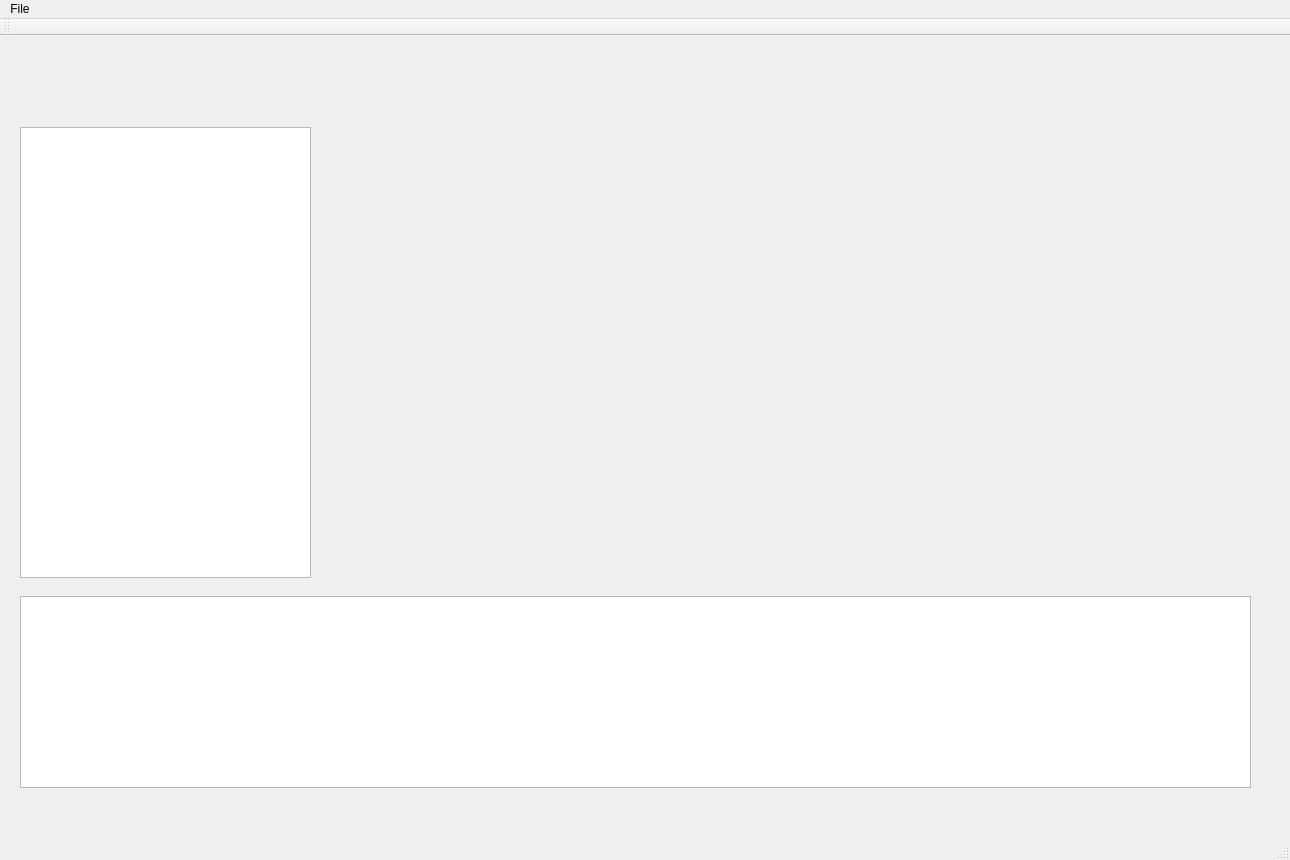
<?xml version="1.0" encoding="UTF-8"?>
<ui version="4.0">
 <class>RobotFrameModifyUI</class>
 <widget class="QMainWindow" name="RobotFrameModifyUI">
  <property name="geometry">
   <rect>
    <x>0</x>
    <y>0</y>
    <width>1290</width>
    <height>860</height>
   </rect>
  </property>
  <property name="windowTitle">
   <string>MainWindow</string>
  </property>
  <widget class="QWidget" name="centralwidget">
   <widget class="QLabel" name="VideoView">
    <property name="geometry">
     <rect>
      <x>0</x>
      <y>49</y>
      <width>1280</width>
      <height>720</height>
     </rect>
    </property>
    <property name="sizePolicy">
     <sizepolicy hsizetype="Fixed" vsizetype="Fixed">
      <horstretch>0</horstretch>
      <verstretch>0</verstretch>
     </sizepolicy>
    </property>
    <property name="minimumSize">
     <size>
      <width>1280</width>
      <height>720</height>
     </size>
    </property>
    <property name="maximumSize">
     <size>
      <width>1280</width>
      <height>720</height>
     </size>
    </property>
    <property name="focusPolicy">
     <enum>Qt::StrongFocus</enum>
    </property>
    <property name="text">
     <string/>
    </property>
    <property name="alignment">
     <set>Qt::AlignCenter</set>
    </property>
   </widget>
   <widget class="QTableWidget" name="MotorFrame">
    <property name="geometry">
     <rect>
      <x>20</x>
      <y>560</y>
      <width>1231</width>
      <height>192</height>
     </rect>
    </property>
    <property name="focusPolicy">
     <enum>Qt::ClickFocus</enum>
    </property>
   </widget>
   <widget class="QTableWidget" name="MotorMotion">
    <property name="geometry">
     <rect>
      <x>20</x>
      <y>91</y>
      <width>291</width>
      <height>451</height>
     </rect>
    </property>
    <property name="focusPolicy">
     <enum>Qt::ClickFocus</enum>
    </property>
   </widget>
  </widget>
  <widget class="QMenuBar" name="menubar">
   <property name="geometry">
    <rect>
     <x>0</x>
     <y>0</y>
     <width>1290</width>
     <height>28</height>
    </rect>
   </property>
   <widget class="QMenu" name="menuFile">
    <property name="title">
     <string>File</string>
    </property>
    <addaction name="actionFile_Open_2"/>
    <addaction name="actionFile_Save"/>
    <addaction name="actionFile_Save_as"/>
   </widget>
   <addaction name="menuFile"/>
  </widget>
  <widget class="QStatusBar" name="statusbar"/>
  <widget class="QToolBar" name="toolBar">
   <property name="windowTitle">
    <string>toolBar</string>
   </property>
   <attribute name="toolBarArea">
    <enum>TopToolBarArea</enum>
   </attribute>
   <attribute name="toolBarBreak">
    <bool>false</bool>
   </attribute>
  </widget>
  <action name="actionFile_Open">
   <property name="text">
    <string>File Open</string>
   </property>
  </action>
  <action name="actionFile_Save">
   <property name="text">
    <string>File Save</string>
   </property>
  </action>
  <action name="actionFile_Save_as">
   <property name="text">
    <string>File Save as</string>
   </property>
  </action>
  <action name="actionFile_Open_2">
   <property name="text">
    <string>File Open</string>
   </property>
  </action>
 </widget>
 <resources/>
 <connections/>
</ui>
